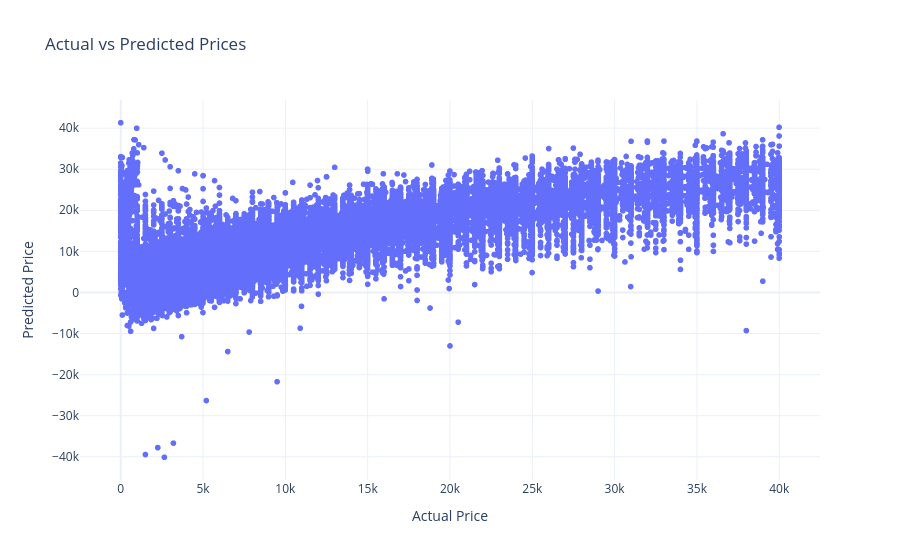

Notebook cell for this chart:
### Code cell
mse = mean_squared_error(y_test, y_pred)
mae = np.mean(np.abs(y_test - y_pred))
me = np.sqrt(mse)
print(f"Linear Regression MSE: {mse:.2f}")
print(f"Linear Regression RMSE: {me:.2f}")
print(f"Linear Regression MAE: {mae:.2f}")
fig = px.scatter(x=y_test, y=y_pred, title='Actual vs Predicted Prices', labels={'x':'Actual Price', 'y':'Predicted Price'})
fig.write_html('../images/lr_actual_vs_predicted.html')
fig.show()

### Figure 1 — Plotly figure (JSON) as saved in the notebook; plotly's stock layout.template omitted (floating-point values rounded to 4 significant figures; data arrays with more than 128 entries replaced by an {"elided": "..."} marker saying what was removed)
{"data": [{"hovertemplate": "Actual Price=%{x}<br>Predicted Price=%{y}<extra></extra>", "legendgroup": "", "marker": {"color": "#636efa", "symbol": "circle"}, "mode": "markers", "name": "", "showlegend": false, "type": "scattergl", "x": {"elided": "45431 int values"}, "xaxis": "x", "y": {"elided": "45431 float values"}, "yaxis": "y"}], "layout": {"legend": {"tracegroupgap": 0}, "title": {"text": "Actual vs Predicted Prices"}, "xaxis": {"anchor": "y", "domain": [0, 1], "title": {"text": "Actual Price"}}, "yaxis": {"anchor": "x", "domain": [0, 1], "title": {"text": "Predicted Price"}}}}
